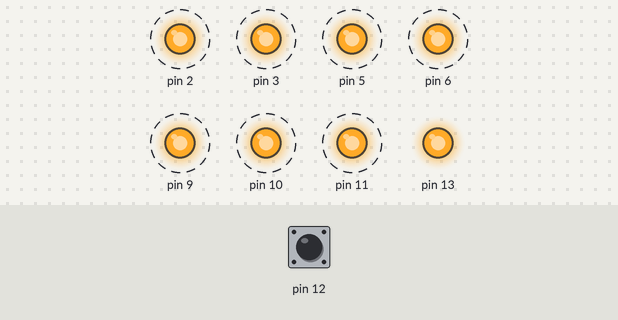
The sketch below on a simulated Arduino Uno, built with avr-gcc and run on an emulated ATmega328P. Parts: output pins drawn as LEDs (lit = HIGH). Dashed ring = blinking. The inputs (shaded band) are chosen by the test bench; at power-on: pin 12 HIGH.

Above: at 2.95 s.
4.9 s: pin 12 pulled LOW for 2.35 s
Timing chart, 0 to 5.2 s (numbered marks = the images above; inputs shaded):
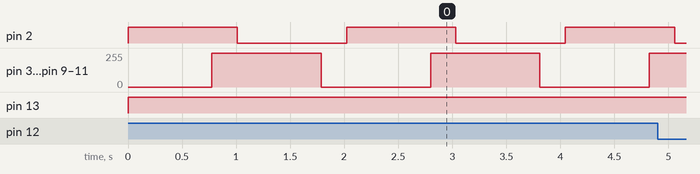

The sketch:

01-Saidas_Digitais.ino
```cpp
/* Este é o primeiro programa feito no Arduino na disciplina de ciências.
 * Professor: Danilo Lima
 * Código no GitHub:
 * https://github.com/ProfessorDanilo/2022/blob/main/EliteCampinas/01-Saidas_Digitais/01-Saidas_Digitais.ino
 *
 * Circuito no Thinkercad:
 * https://www.tinkercad.com/embed/9ie8tQgsveu
 *
 * website em 2022: fisica.professordanilo.com/lab.html
 * ou fisica.professordanilo.com e clique em Laboratório
 * Aula 4
 * anos posteriores consulte "páginas antigas" no site acima
 *
 * Este material é de uso livre
 * Escola: Elite Col - Campinas - SP
 * Versão 1.0
*/


/*note que o que estiver entre a barra de divisão e o asterisco é apenas comentário
 * portanto o computador ignora isso quando vai gerar o arquivo (compilar) para enviar
 * ao Arduino.
 * Este primeiro programa será desenvolvido pelo professor e enviado ao Arduino.
 * O objetivo desta aula é apresentar o que é saída digital, PWM e as portas de alimentação
 * de 5 V, 3,3V, VIN e GND.
 * Vamos utilizar um LED da cor que o grupo escolher e um resistor de 10 000 ohm ou outro mais
 * apropriado para o LED com a cor correspondente.
 */

// Aqui é outro tipo de comentário

// Vamos sempre começar um programa com as configurações que é feita dentor do
// void setup() {}
// O conteúdo sempre deve estar entre os colchetes {}

void setup(){
  // vamos configurar quais portas do Arduino fornecem energia para o LED
  // Ecolhi como saída a porta 2 que ficará enviando um sinal ligando e desligando o LED a cada segundo
  pinMode(2, OUTPUT);
  // A porta 13 será acionada somente quando entrar com 5V na porta 12
  pinMode(13,OUTPUT);
  pinMode(12, INPUT_PULLUP);
  // Todas as portas PWM irão variar a saída do mínimo ao máximo e vice-versa a cada segundo
  // Estas saídas correspondem às portas 3, 5, 6, 9, 10 e 11. Estas não precisam ser configuradas
  // bem como as portas analógicas não precisam ser declaradas.
}

// O Arduino fica repetindo o conteúdo dentro do void loop() {} um número indefinido de vezes
void loop(){
  // ligando o LED na porta 2 por 1 segundo
  digitalWrite(2, HIGH);
  // para que o Arduino espere sem fazer absolutamente nada usamos uma função chamada delay()
  // e inserimos dentro do parêntesis o valor que queremos que o Arduino fique inativo. Este
  // tempo é medido em milisegundos (um milésimo de segundo), portanto devemos escrever:
  // delay(1000);
  // para desligar o LED
  // digitalWrite(2, LOW);
  // esperamos mais um segundo
  /* Então você deve estar se perguntando porque deixei estas funções dentro de um comentário.
   * O motivo é simples: farei isso porque ainda há outras rotinas que o Arduíno irá realizar e
   * que levará certo tempo. Por isso, não usaremos a função delay
   */
  // Usaremos uma condição para saber se a entrada 12 está conectada com 5 V
  if(digitalRead(12)==HIGH){
    digitalWrite(13, HIGH);
    }
    else{
      digitalWrite(13, LOW);
    }
  // por fim, vamos fazer as saídas PWM variarem de 0 à 255 em 1 segundo
  for(int i = 0; i<=255; i++){
      analogWrite(3,i);
      analogWrite(5,i);
      analogWrite(6,i);
      analogWrite(9,i);
      analogWrite(10,i);
      analogWrite(11,i);
      // vamos esperar 3 milisegundos para cada valor de i, assim teremos que
      // enquanto i varia de 0 até 255 terá passado 256 * 3 = 768 milisegundos
      // que corresponde a quase um segundo (0,768 segundo).
      delay(3);
  }
  // vamos deixar o LED com brilho máximo por 232 milisegundo para que assim temos
  // um total de 1000 milisegundos (1 segundo).
  delay(232);
  // agora faremos o mesmo para que o LED se apague em 0,768 segundo e fique assim
  // por mais 232 milisegundo.
  // ANTES DISSO, NÃO SE ESQUEÇA DE APAGAR O LED LIGADO NA PORTA 2
  digitalWrite(2, LOW);
  for(int i = 0; i <=255; i++){
    analogWrite(3,255-i);
    analogWrite(5,255-i);
    analogWrite(6,255-i);
    analogWrite(9,255-i);
    analogWrite(10,255-i);
    analogWrite(11,255-i);
    delay(3);
  }
  delay(232);
}
```

Measured:
- by itself, pin 2: alternates HIGH for 1.0 s and LOW for 1.0 s
- by itself, pin 3, pin 5, pin 6, pin 9–11: alternates 255/255 for 1.0 s and 0/255 for 1.0 s
